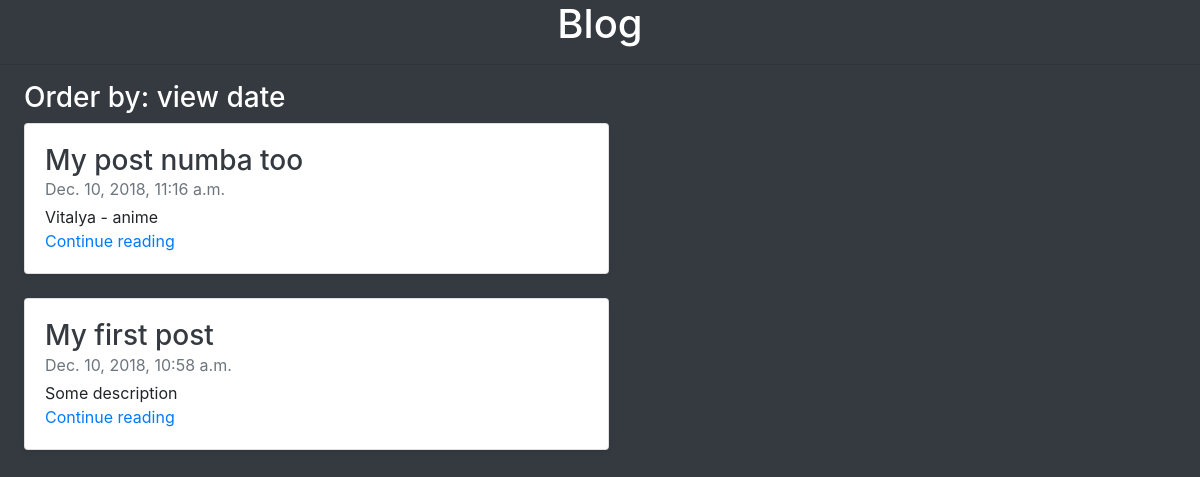
Before: / with the older database file.
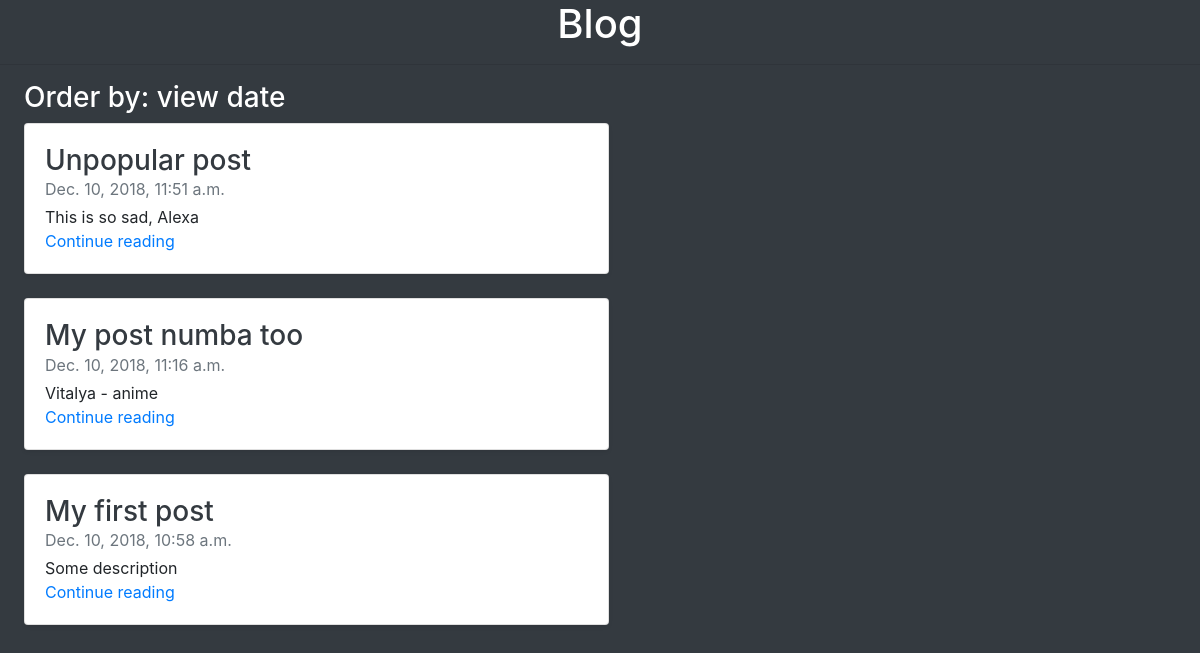
After: the same page with the newer database file.
### blog_platform/models.py (models this page shows)
class Post(models.Model):
    objects = PostManager()
    theme = models.CharField(max_length=100, unique=True, verbose_name='Post theme')
    description = models.CharField(max_length=50, verbose_name='Description', default="")
    text = models.CharField(max_length=400, verbose_name='Post sample')
    is_active = models.BooleanField(default=True)
    view_num = models.BigIntegerField(default=0, verbose_name='Number of views')
    creation_time = models.DateTimeField('Date published', auto_now_add=True)

### blog_platform/views.py (the view)
# urls.py: path('', views.main_page, name='main_page'),
def main_page(request):
    if request.GET.get('viewsort', None):
        posts = Post.objects.view_sort()
    else:
        posts = Post.objects.date_sort()
    context = {'posts': posts}
    return render(request, MAIN_HTML, context)

### blog_platform/models.py (called while the page is built)
    def date_sort(self):
        return self.order_by('-creation_time')

### blog_platform/templates/main.html
{% extends 'base.html' %}
{% block content %}
<div class="text-center">
    <h1 class="text-white">Blog</h1>
    <hr>
</div>
<div class="row ml-4 text-center">
    <h3 class="text-white">
    Order by:
    <a class="text-white" href="{% url 'main_page' %}?viewsort=True">view </a>
    <a class="text-white" href="{% url 'main_page' %}?datesort=True">date </a>
    </h3>
</div>
<div class="row mb-2">
    {% for post in posts %}
        {% with post as post %}
            {% include 'card.html' %}
        {% endwith %}
    {% endfor %}
</div>
{% endblock %}

### blog_platform/templates/card.html
<div class="col-md-6 ml-4">
    <div class="card flex-md-row mb-4 shadow-sm h-md-250">
        <div class="card-body d-flex flex-column align-items-start">
            <h3 class="mb-0">
                <a class="text-dark" href="{% url 'post' post_name=post.theme %}">{{ post.theme }}</a>
            </h3>
            <div class="mb-1 text-muted">{{ post.creation_time }}</div>
            <p class="card-text mb-auto">{{ post.description }}</p>
            <a href="{% url 'post' post_name=post.theme %}">Continue reading</a>
        </div>
    </div>
</div>

Changed rows visible on the page:
added Post: theme "Unpopular post", creation_time "Dec. 10, 2018, 11:51 a.m.", description "This is so sad, Alexa"
